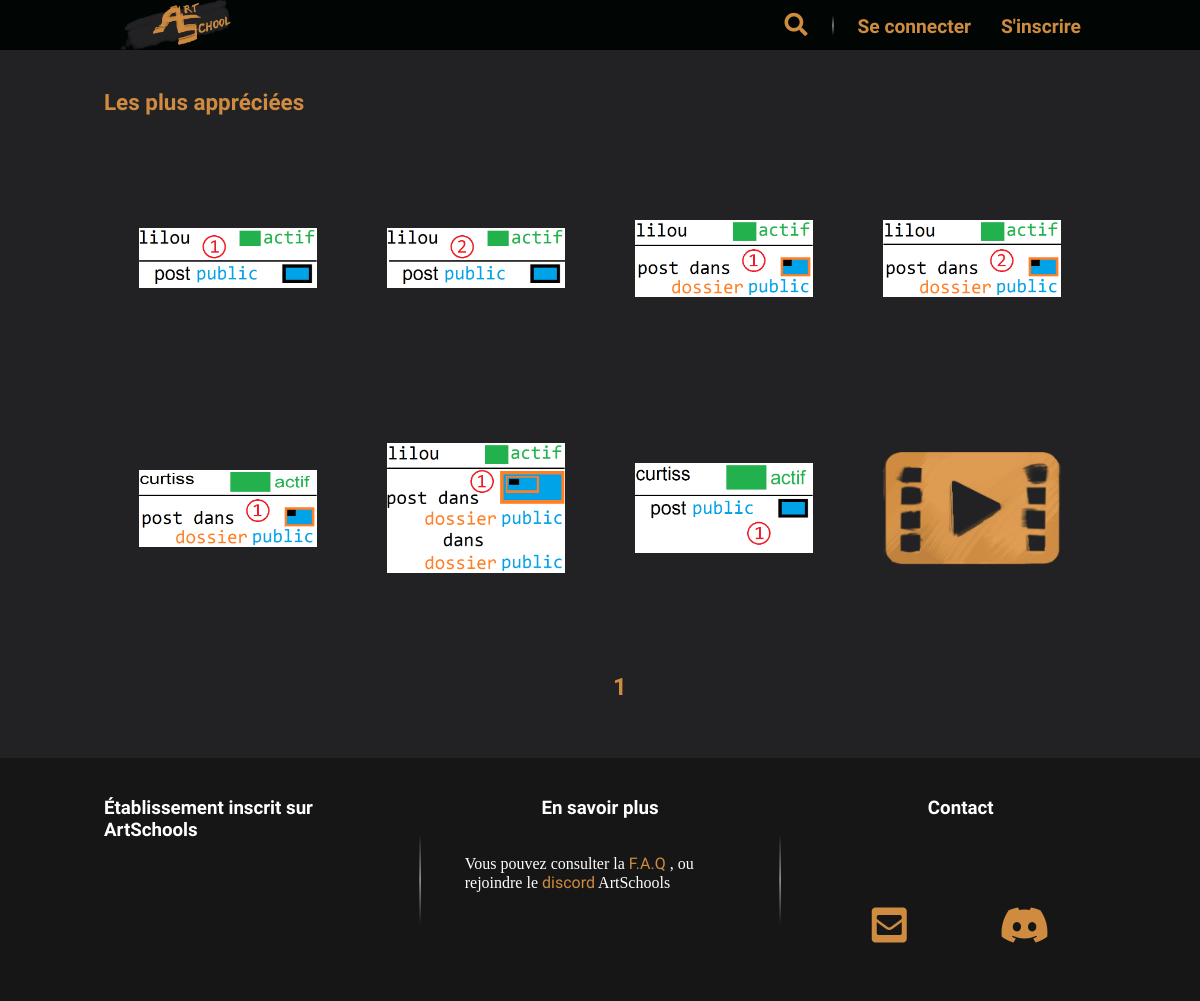
The app's page /P5_01_Code/index.php?action=search&sortBy=mostLiked, older data.
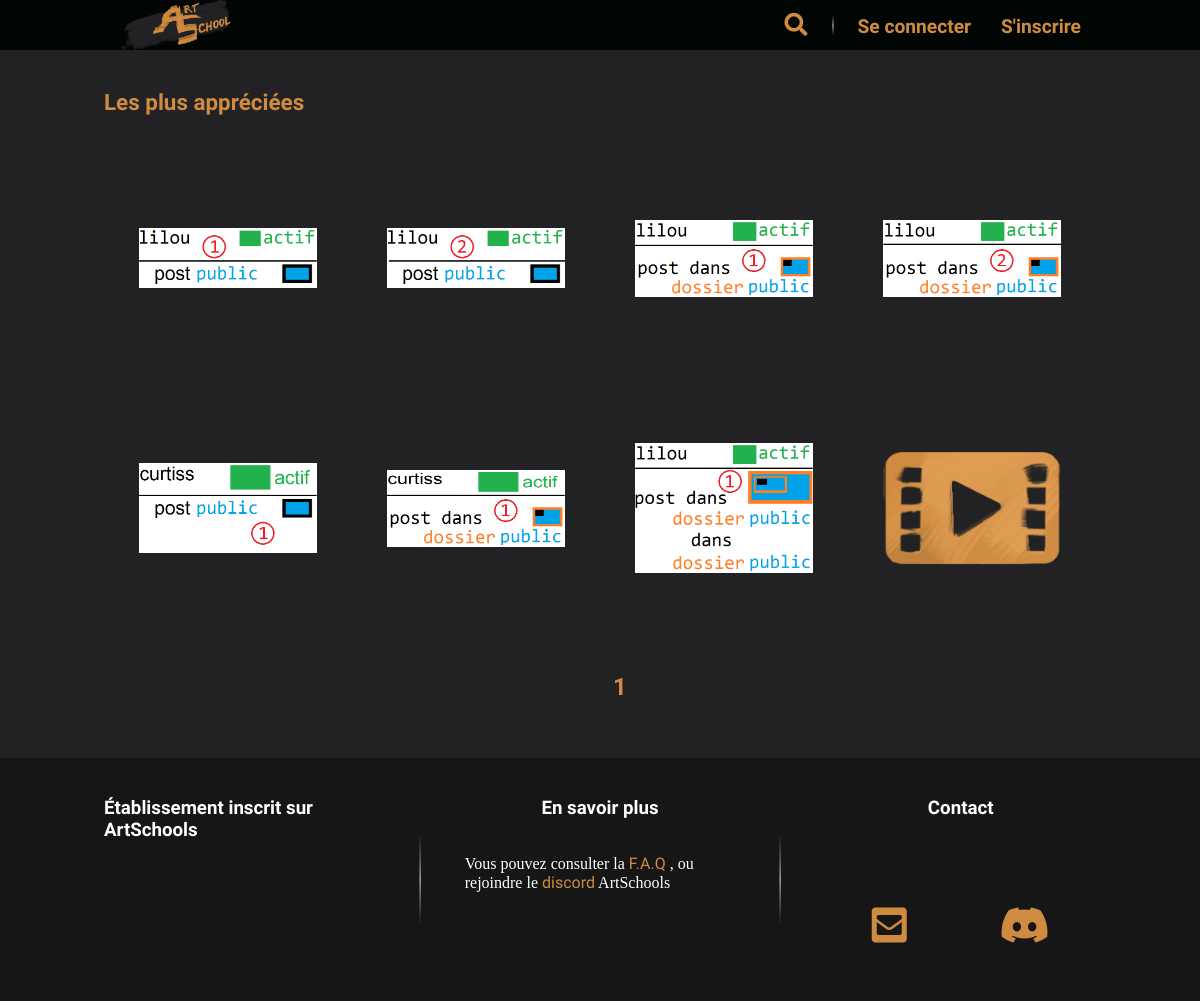
The same page, newer data.
### tables this page shows
CREATE TABLE IF NOT EXISTS `as_post` (
  `id` int(11) NOT NULL AUTO_INCREMENT,
  `idAuthor` int(11) NOT NULL,
  `school` varchar(100) NOT NULL,
  `title` varchar(30) DEFAULT NULL,
  `filePath` text DEFAULT NULL,
  `urlVideo` varchar(355) DEFAULT NULL,
  `description` text DEFAULT NULL,
  `datePublication` datetime NOT NULL,
  `isPrivate` tinyint(1) NOT NULL,
  `authorizedGroups` text DEFAULT NULL,
  `postType` varchar(10) NOT NULL,
  `fileType` varchar(10) NOT NULL,
  `onFolder` int(11) DEFAULT NULL,
  `tags` text DEFAULT NULL,
  `nbLike` int(11) NOT NULL DEFAULT 0,
  PRIMARY KEY (`id`),
  KEY `idAuthor` (`idAuthor`)
);

### P5_01_Code/model/RenderView.php (called while the page is built, shortened)
<?php
class RenderView
{
    public static function render(string $template, string $view, array $data = null)
    {
        require 'view/' . $view;
    }
}

### P5_01_Code/model/Database.php (called while the page is built, shortened)
<?php
abstract class Database
{
    protected static $db;
    protected function getConnection()
    {
        if (empty(self::$db)) {
            self::$db = new \PDO(self::DB_HOST, self::DB_LOGIN, self::DB_PASSWORD, self::DB_ERRMODE);
            return self::$db;
        } else {
            return self::$db;
        }
    }
    public function sql($req, array $parameters = null)
    {
        $q = $this->getConnection()->prepare($req);
        if ($parameters) {
            foreach ($parameters as $paraKey => $paraValue) {
                if (is_int($paraValue)) {
                    $q->bindValue($paraKey, $paraValue, \PDO::PARAM_INT);
                } else {
                    $q->bindValue($paraKey, $paraValue);
                }
            }
        }
        $q->execute();
        return $q;
    }
}

### P5_01_Code/model/PostsManager.php (called while the page is built, shortened)
<?php
class PostsManager extends LikeManager
{
    public static $OBJECT_TYPE = 'Chemin\ArtSchools\Model\Post';
    public static $TABLE_NAME = 'as_post';
    public static $TABLE_CHAMPS ='id, idAuthor, school, title, filePath, urlVideo, description,
        DATE_FORMAT(datePublication, "%d/%m/%Y à %H:%i.%s") AS datePublication, isPrivate,
        authorizedGroups, postType, fileType, onFolder, tags, nbLike';
    public function getMostLikedPosts(int $limit = null, int $offset = 0, string $school = null)
    {
        if (!empty($school)) {
            $q = $this->getMostLikedPostsBySchool($limit, $offset, $school);
        } else {
            $q = $this->getMostLikedPostsAllSchool($limit, $offset);
        }
        $result = $q->fetchAll(\PDO::FETCH_CLASS, static::$OBJECT_TYPE);
        return $result;
    }
    private function getMostLikedPostsAllSchool(int $limit, int $offset)
    {
        if (!empty($limit)) {
            return $this->sql(
                'SELECT ' . static::$TABLE_CHAMPS . '
                FROM ' . static::$TABLE_NAME . '
                WHERE postType = "userPost" AND fileType != "folder" AND isPrivate = "0" AND tags != "null"
                ORDER BY nbLike DESC
                LIMIT :limit OFFSET :offset',
                [':limit' => $limit, ':offset' => $offset]
            );
        }
    }
}

### P5_01_Code/model/Post.php (called while the page is built, shortened)
<?php
class Post
{
    private $id,
        $idAuthor,
        $school,
        $title,
        $filePath,
        $urlVideo,
        $description,
        $datePublication,
        $isPrivate,
        $authorizedGroups,
        $listAuthorizedGroups,
        $postType,
        $fileType,
        $onFolder,
        $tags,
        $listTags,
        $nbLike,
        $comments;
    public function getId()
    {
        return intval($this->id);
    }
    public function getFilePath()
    {
        return $this->filePath;
    }
    public function setFilePath($filePath)
    {
        if (strlen($filePath) > 0) {
            $this->filePath = $filePath;
        }
        return $this;
    }
}

### P5_01_Code/view/frontend/searchView.php (the view, shortened to what the changed rows need)
<section id="searchView" class="container">
    <?php
    if (empty($_POST['keyWord']) && empty($_GET['sortBy'])) {
        ?>
        <h1>Rechercher du contenu</h1>
        <div id="homeSearch" class="fullWidth">
            <div id="searchByKeyWord">
                <h2>Recherche par mots-clés</h2>
                <form id="formSearchByKeyWord" method="POST" action="index.php?action=search">
                    <input type="text" name="keyWord">
                    <input type="submit" name="Rechercher" value="Rechercher">
                </form>
            </div>
            <div id="frequentlySearched">
                <h2>Recherches fréquentes</h2>
                <div>
                    <a class="fullWidth" href="index.php?action=search&sortBy=lastPosted">Les plus récentes</a>
                    <a class="fullWidth" href="index.php?action=search&sortBy=mostLiked">Les plus appréciées</a>
                    <a class="fullWidth" href="index.php?action=search&sortBy=school">Filtrer par établissement</a>
                </div>
            </div>
            <div id="advancedSearch">
                <h2>Recherche avancée</h2>
                <p>Pour mélanger plusieurs critères de recherche</p>
                <p><a href="index.php?action=advancedSearch">Cliquez ici</a></p>
            </div>
        </div>
        <h2>Voir aussi</h2>
        <div id="alsoSee">
            <div>
                <p><a href="index.php?action=listSchools">Voir la liste des établissement scolaire</a></p>
            </div>
            <div>
                <p><a href="index.php?action=listTags">Voir la liste des tags</a></p>
            </div>
        </div>
        <?php
    } elseif (!empty($_GET['sortBy'])) {
        if (!empty($data['items'])) {
            switch ($_GET['sortBy']) {
                        ?>
                        <?php
                case 'mostLiked' :
                    echo '<h1>Les plus appréciées</h1>';
                    echo '<div id="resultQuickSearch">';
                    foreach ($data['items'] as $post) {
                        echo '<figure>';
                        if (empty($post->getFilePath())) {
                            switch ($post->getFileType()) {
                                case 'video' :
                                    $post->setFilePath('public/images/defaultVideoThumbnail.png');
                                    break;
                            }
                        } elseif ($post->getFileType() === 'video') {
                            echo '<img class="iconeVideo" src="public/images/defaultVideoThumbnail.png" alt="Publication de type vidéo">';
                        }
                        ?>
                        <a href="index.php?action=post&id=<?=$post->getId()?>">
                            <img src="<?=$post->getFilePath()?>" alt="Aperçu de la publication">
                        </a>
                        <?php
                        echo '</figure>';
                    }
                    echo '</div>';
                    break;
                                ?>
                        <?php
            }
        } else {
            echo '<p class="blockStyleOne">Aucun résultats n\'a été trouvé</p>';
        }
        if (!empty($data['items']) && ($_GET['sortBy'] !== 'school' || $_GET['sortBy'] === 'school' && !empty($_GET['school']))) {
            echo '<nav id="pagingQuickSearch" class="fullWidth">';
            echo '<ol>';
            !empty($_GET['page']) ? $actualPage = intval($_GET['page']) : $actualPage = 1;
            !empty($_GET['school']) ? $schoolOnUrl = '&school=' . $_GET['school'] : $schoolOnUrl = '';
            !empty($_GET['tag']) ? $tagOnUrl = '&tag=' . $_GET['tag'] : $tagOnUrl = '';
            if ($data['nbPage'] > 9) {
                if ($actualPage < 9) {
                    for ($i=0; $i<9; $i++) {
                        $offset = $i*$data['nbPostsByPage'];
                        if ($i+1 === $actualPage) {
                            echo '<li class="actualPage">';
                        } else {
                            echo '<li>';
                        }
                        echo '<a href="index.php?action=search&sortBy=' . $_GET['sortBy'] . $schoolOnUrl . $tagOnUrl . '&page=' . ($i+1) . '&offset=' . $offset . '">' . ($i+1) . '</a></li>';
                    }
                    if ($data['nbPage'] > 10) {
                        echo '<li>...</li>';
                    }
                    echo '<li><a href="index.php?action=search&sortBy=' . $_GET['sortBy'] . $schoolOnUrl . $tagOnUrl . '&page=' . $data['nbPage'] . '&offset=' . ($data['nbPage']-1)*$data['nbPostsByPage'] . '">' . $data['nbPage'] . '</a></li>';
                } else {
                    echo '<li><a href="index.php?action=search&sortBy=' . $_GET['sortBy'] . $schoolOnUrl . $tagOnUrl . '&page=1&offset=0">1</a></li>';
                    echo '<li>...</li>';
                    echo '<li><a href="index.php?action=search&sortBy=' . $_GET['sortBy'] . $schoolOnUrl . $tagOnUrl . '&page=' . ($actualPage-2) . '&offset=' . ($actualPage-3)*$data['nbPostsByPage'] . '">' . ($actualPage-2) . '</a></li>';
                    echo '<li><a href="index.php?action=search&sortBy=' . $_GET['sortBy'] . $schoolOnUrl . $tagOnUrl . '&page=' . ($actualPage-1) . '&offset=' . ($actualPage-2)*$data['nbPostsByPage'] . '">' . ($actualPage-1) . '</a></li>';
                    echo '<li class="actualPage"><a href="index.php?action=search&sortBy=' . $_GET['sortBy'] . $schoolOnUrl . $tagOnUrl . '&page=' . ($actualPage) . '&offset=' . ($actualPage-1)*$data['nbPostsByPage'] . '">' . ($actualPage) . '</a></li>';
                    if ($actualPage+1 < $data['nbPage']) {
                        echo '<li><a href="index.php?action=search&sortBy=' . $_GET['sortBy'] . $schoolOnUrl . $tagOnUrl . '&page=' . ($actualPage+1) . '&offset=' . ($actualPage)*$data['nbPostsByPage'] . '">' . ($actualPage+1) . '</a></li>';
                    }
                    if ($actualPage+2 < $data['nbPage']) {
                        echo '<li><a href="index.php?action=search&sortBy=' . $_GET['sortBy'] . $schoolOnUrl . $tagOnUrl . '&page=' . ($actualPage+2) . '&offset=' . ($actualPage+1)*$data['nbPostsByPage'] . '">' . ($actualPage+2) . '</a></li>';
                    }
                    if ($actualPage+2 < $data['nbPage']-1) {
                        echo '<li>...</li>';
                    }
                    if ($actualPage < $data['nbPage']) {
                        echo '<li><a href="index.php?action=search&sortBy=' . $_GET['sortBy'] . $schoolOnUrl . $tagOnUrl . '&page=' . $data['nbPage'] . '&offset=' . ($data['nbPage']-1)*$data['nbPostsByPage'] . '">' . $data['nbPage'] . '</a></li>';
                    }
                }
            } else {
                for ($i=0; $i<$data['nbPage']; $i++) {
                    $offset = $i*$data['nbPostsByPage'];
                    if ($i+1 === $actualPage) {
                        echo '<li class="actualPage">';
                    } else {
                        echo '<li>';
                    }
                    echo '<a href="index.php?action=search&sortBy=' . $_GET['sortBy'] . $schoolOnUrl . $tagOnUrl . '&page=' . ($i+1) . '&offset=' . $offset . '">' . ($i+1) . '</a></li>';
                }
            }
            echo '</ol></nav>';
        }
    }
    ?>
</section>

Row changes from the older to the newer data that the page shows:
changed as_post (number 5 of 8 on the later page): moves up the list
